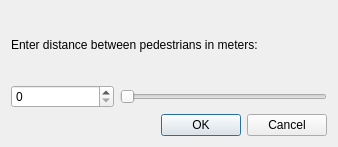
<?xml version="1.0" encoding="UTF-8"?>
<ui version="4.0">
 <class>PedestrianWindow</class>
 <widget class="QDialog" name="PedestrianWindow">
  <property name="geometry">
   <rect>
    <x>0</x>
    <y>0</y>
    <width>338</width>
    <height>147</height>
   </rect>
  </property>
  <property name="windowTitle">
   <string>Dialog</string>
  </property>
  <layout class="QVBoxLayout" name="verticalLayout_3">
   <item>
    <layout class="QVBoxLayout" name="verticalLayout_2">
     <item>
      <layout class="QVBoxLayout" name="verticalLayout">
       <item>
        <widget class="QLabel" name="label">
         <property name="text">
          <string>Enter distance between pedestrians in meters:</string>
         </property>
        </widget>
       </item>
       <item>
        <layout class="QHBoxLayout" name="horizontalLayout">
         <item>
          <widget class="QSpinBox" name="distanceBox">
           <property name="sizePolicy">
            <sizepolicy hsizetype="Minimum" vsizetype="Fixed">
             <horstretch>5</horstretch>
             <verstretch>0</verstretch>
            </sizepolicy>
           </property>
          </widget>
         </item>
         <item>
          <widget class="QSlider" name="distanceSlider">
           <property name="sizePolicy">
            <sizepolicy hsizetype="Expanding" vsizetype="Fixed">
             <horstretch>10</horstretch>
             <verstretch>0</verstretch>
            </sizepolicy>
           </property>
           <property name="orientation">
            <enum>Qt::Horizontal</enum>
           </property>
          </widget>
         </item>
        </layout>
       </item>
      </layout>
     </item>
     <item>
      <widget class="QDialogButtonBox" name="buttonBox">
       <property name="orientation">
        <enum>Qt::Horizontal</enum>
       </property>
       <property name="standardButtons">
        <set>QDialogButtonBox::Cancel|QDialogButtonBox::Ok</set>
       </property>
      </widget>
     </item>
    </layout>
   </item>
  </layout>
 </widget>
 <resources/>
 <connections>
  <connection>
   <sender>buttonBox</sender>
   <signal>accepted()</signal>
   <receiver>PedestrianWindow</receiver>
   <slot>accept()</slot>
   <hints>
    <hint type="sourcelabel">
     <x>230</x>
     <y>117</y>
    </hint>
    <hint type="destinationlabel">
     <x>157</x>
     <y>146</y>
    </hint>
   </hints>
  </connection>
  <connection>
   <sender>buttonBox</sender>
   <signal>rejected()</signal>
   <receiver>PedestrianWindow</receiver>
   <slot>reject()</slot>
   <hints>
    <hint type="sourcelabel">
     <x>298</x>
     <y>123</y>
    </hint>
    <hint type="destinationlabel">
     <x>286</x>
     <y>146</y>
    </hint>
   </hints>
  </connection>
 </connections>
</ui>
